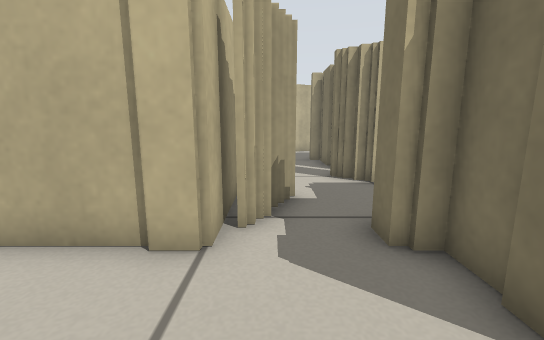
View 1 (above)

23 first-person views from a walk through a Stage world. The camera is 0.45 m above the floor, tilts 10° down and sees 90° across. Floor lines are 1 m apart. The floor is counted in squares, 0.25 m on a side. Each view is taken from the middle of a square. On the plan, view 1 faces up. The plan holds only what a view shows up to about 15 squares ahead; the rest is blank. The place goes on beyond the plan. Robots are left out.

View 2
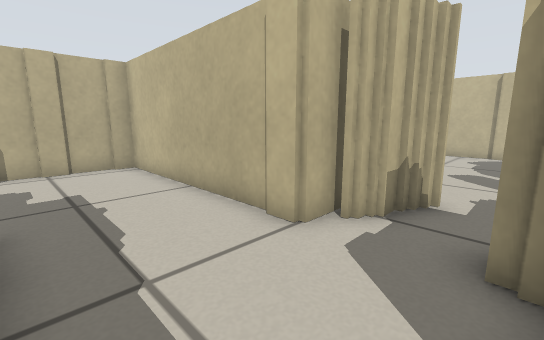

View 3
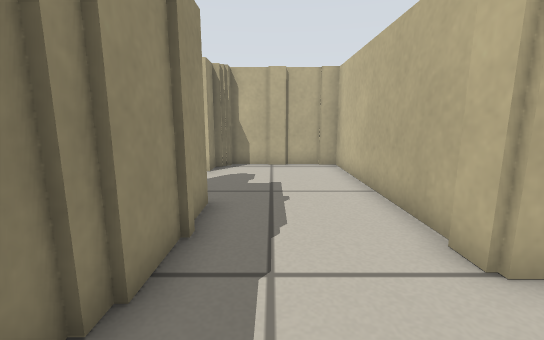

View 4
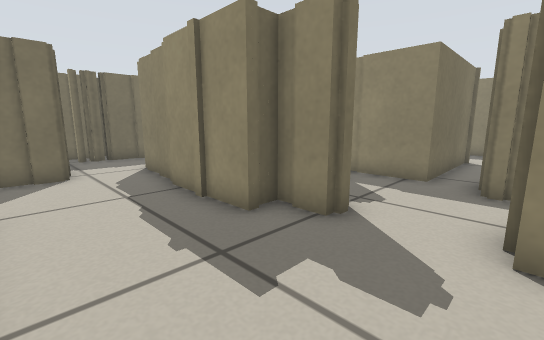

View 5
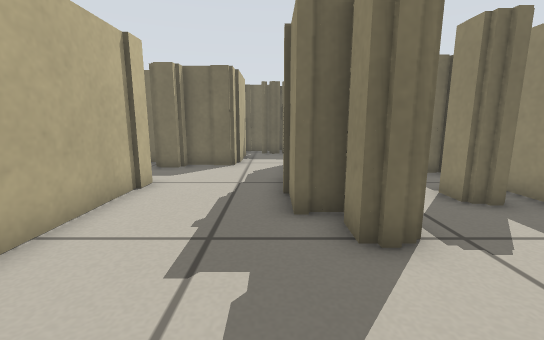

View 6
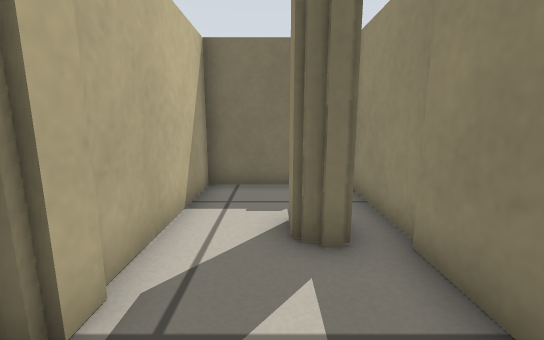

View 7
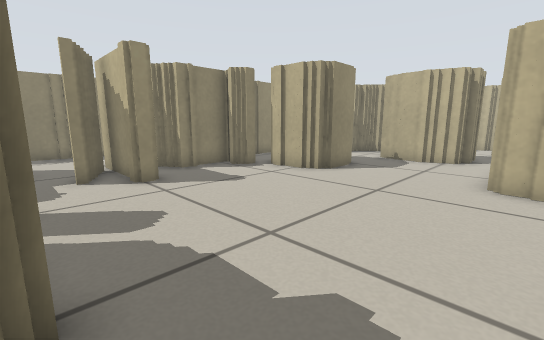

View 8
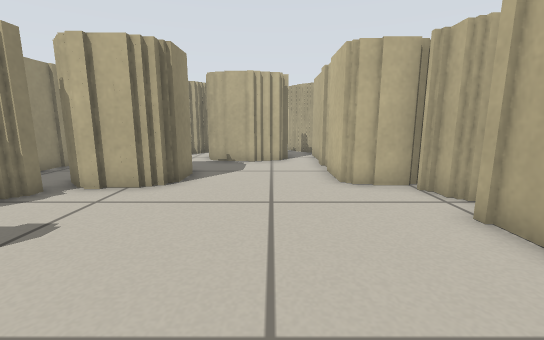

View 9
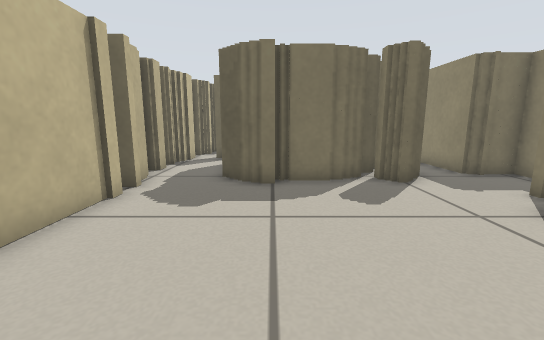

View 10
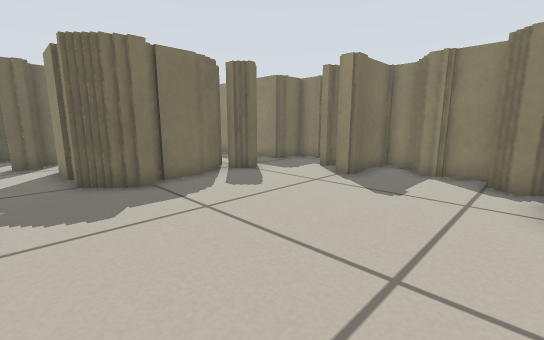

View 11
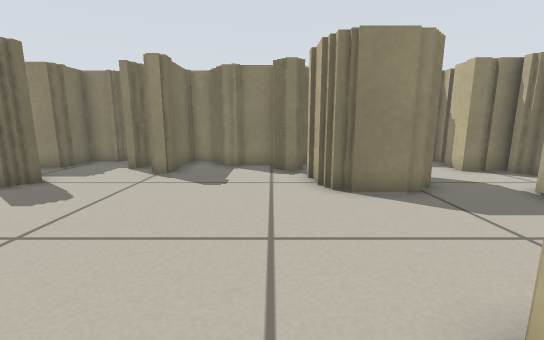

View 12
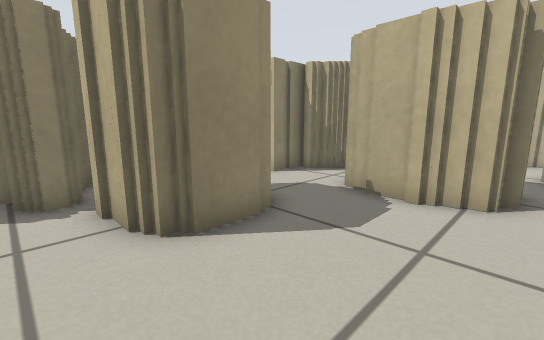

View 13
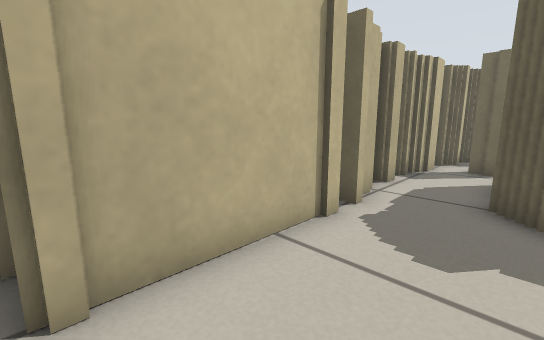

View 14
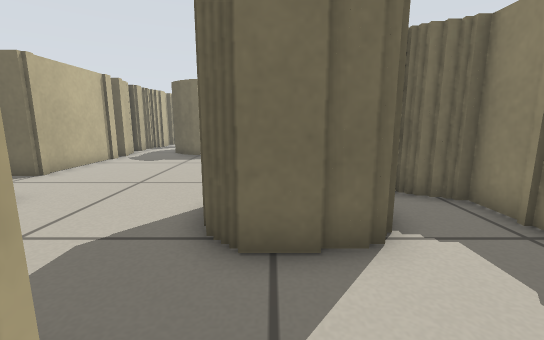

View 15
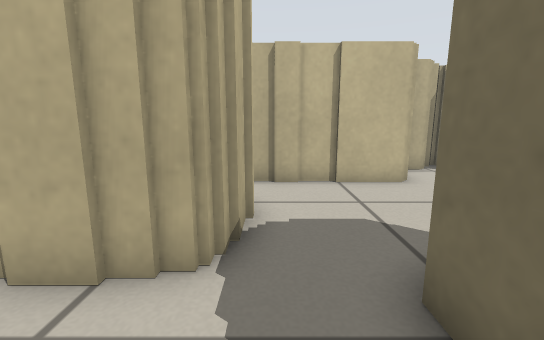

View 16
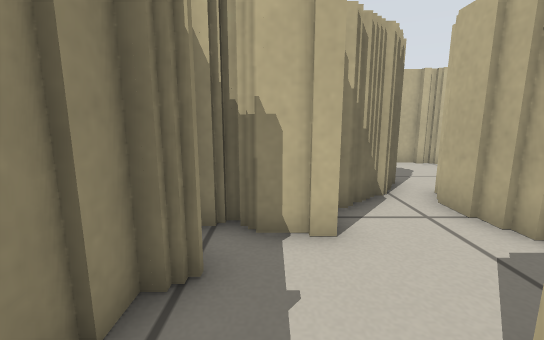

View 17
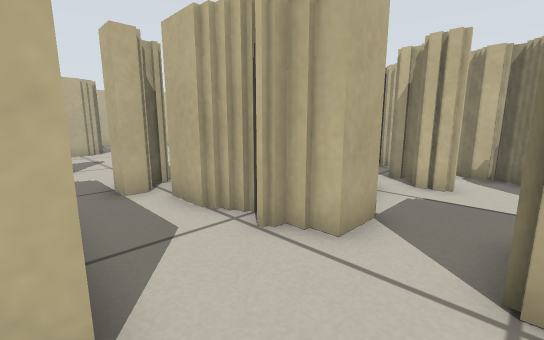

View 18
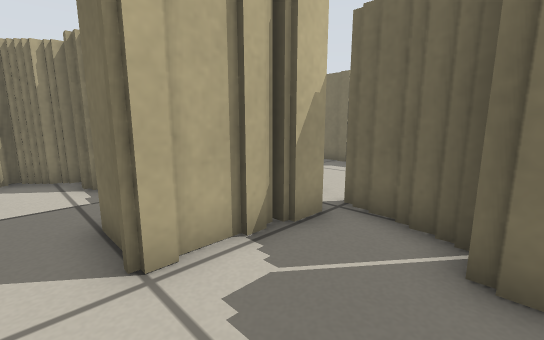

View 19
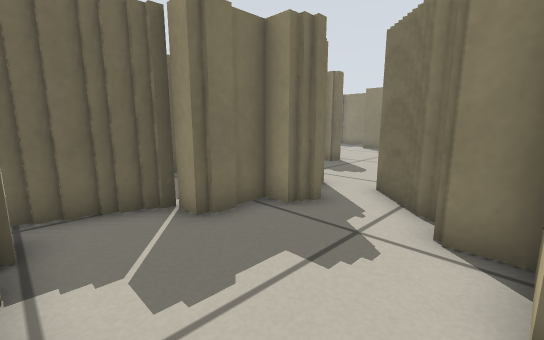

View 20
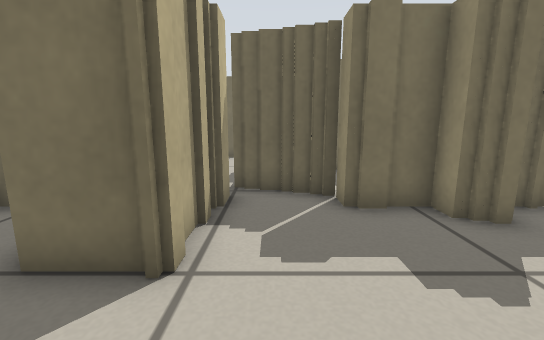

View 21
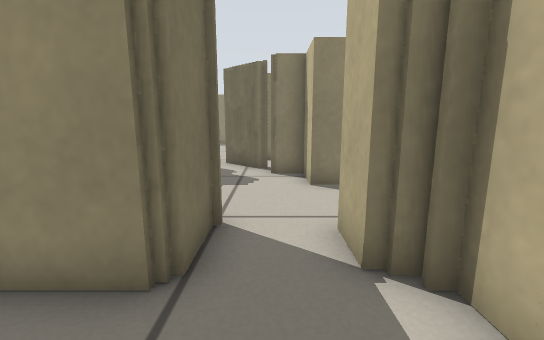

View 22
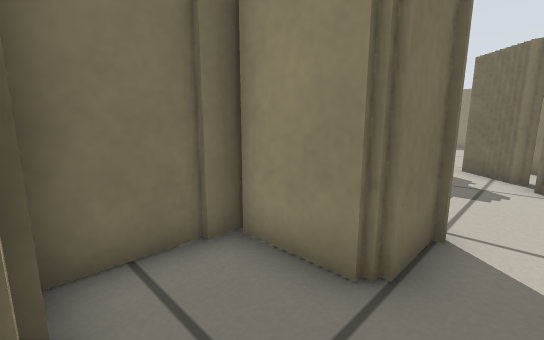

View 23
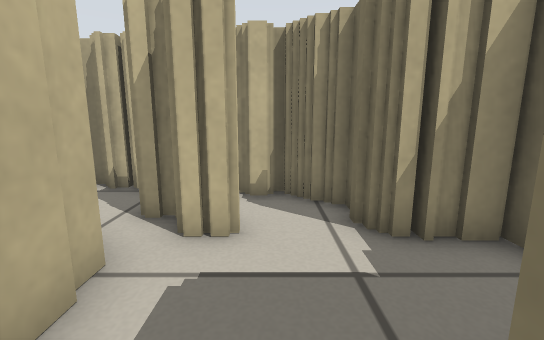

### Floor plan
Key: @ floor where view 1 was taken; # wall or solid block; x gap in a wall; . floor.
Columns run from 15 left of view 1 to 15 right of it. Each row starts with its distance up from view 1.
 18          ###       ###
 17         ##.#########.######
 16         #..............x..##
 15   #######...........#####.##
 14   #..............####  ##..###
 13   ##.............##    #.....#
 12    #.............##    #.... #
 11    #.............##    ##.####
 10 ####..###.........##  ###.###
  9 #.....####.......#######..#####
  8 ##....# ##........##..........#
  7  ###..#####...##..............#
  6   ##.....####.##..#######... ##
  5   #####.########.##     # ..##
  4   #############..##     ##..##
  3      # ..........##      ##.##
  2      #...........##       ###
  1      #............####
  0      #.....####@.....#
 -1      ###..#########..####
 -2        #..#######   .##
 -3         ........#
 -4         ....##..#
 -5        ##...##..#
 -6         #########

Positions as (right, up) in squares from view 1, and headings:
1: (0, 0), facing up
2: (2, 0), facing up-left
3: (2, 1), facing left
4: (-8, 3), facing down-right
5: (-9, 0), facing right
6: (-7, -4), facing right
7: (2, 16), facing down-left
8: (1, 13), facing left
9: (-6, 13), facing right
10: (-6, 16), facing down-right
11: (-5, 17), facing down
12: (-5, 14), facing down-left
13: (-4, 14), facing up-right
14: (-13, 9), facing right
15: (-11, 7), facing up
16: (-8, 6), facing left
17: (11, 6), facing up-left
18: (10, 6), facing up-right
19: (9, 9), facing down-right
20: (8, 8), facing right
21: (10, 14), facing down
22: (10, 14), facing down-right
23: (10, 10), facing up
